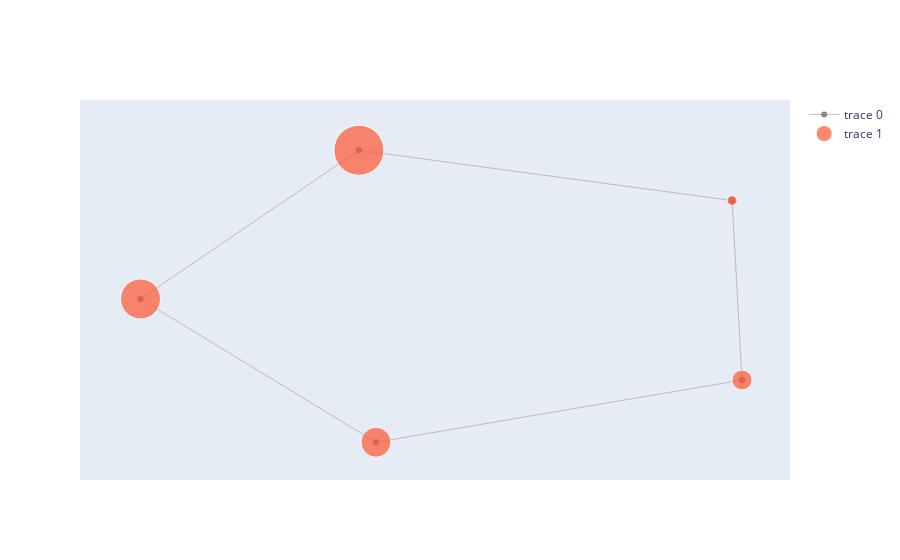

Notebook code for this chart:
### Markdown cell above
*On va essayer de créer un graphe avec*

### Code cell
# Exemple de visualisation qui pourrait être utilisée avec le graphe permettant de cartographier les expertises de recherche

import networkx as nx
import plotly.graph_objects as go

# Create a NetworkX graph
G = nx.Graph()
G.add_nodes_from([1, 2, 3, 4, 5])

# Add edges
G.add_edges_from([(1, 2), (2, 3), (3, 4), (4, 5), (5, 1)])

# Define node sizes (you can replace this with your desired sizes)
node_sizes = [10, 20, 30, 40, 50]

# Create a Plotly figure
fig = go.Figure()

# Add nodes and edges to the Plotly figure
pos = nx.spring_layout(G)  # You can use a different layout algorithm
edge_trace = go.Scatter(x=[], y=[], line={'width': 0.5, 'color': '#888'})
for edge in G.edges():
    x0, y0 = pos[edge[0]]
    x1, y1 = pos[edge[1]]
    edge_trace['x'] += (x0, x1, None)
    edge_trace['y'] += (y0, y1, None)

node_trace = go.Scatter(
    x=[], y=[], text=[], mode='markers+text', hoverinfo='text',
    marker={'size': node_sizes, 'color': '#FF5733'}
)
for node in G.nodes():
    x, y = pos[node]
    node_trace['x'] += (x,)
    node_trace['y'] += (y,)

fig.add_trace(edge_trace)
fig.add_trace(node_trace)

# Customize layout to hide grid and remove axis
fig.update_layout(
    xaxis_visible=False,  # Hide x-axis
    yaxis_visible=False  # Hide y-axis
)

# Show the Plotly figure
fig.show()

### Figure 1 — Plotly figure (JSON) as saved in the notebook; plotly's stock layout.template omitted (floating-point values rounded to 4 significant figures)
{"data": [{"line": {"color": "#888", "width": 0.5}, "type": "scatter", "x": [0.7961, 0.826, null, 0.7961, -0.3369, null, 0.826, -0.2851, null, -0.2851, -1, null, -1, -0.3369, null], "y": [0.6188, -0.5643, null, 0.6188, 0.9502, null, -0.5643, -0.9745, null, -0.9745, -0.03014, null, -0.03014, 0.9502, null]}, {"hoverinfo": "text", "marker": {"color": "#FF5733", "size": [10, 20, 30, 40, 50]}, "mode": "markers+text", "text": [], "type": "scatter", "x": [0.7961, 0.826, -0.2851, -1, -0.3369], "y": [0.6188, -0.5643, -0.9745, -0.03014, 0.9502]}], "layout": {"xaxis": {"visible": false}, "yaxis": {"visible": false}}}
